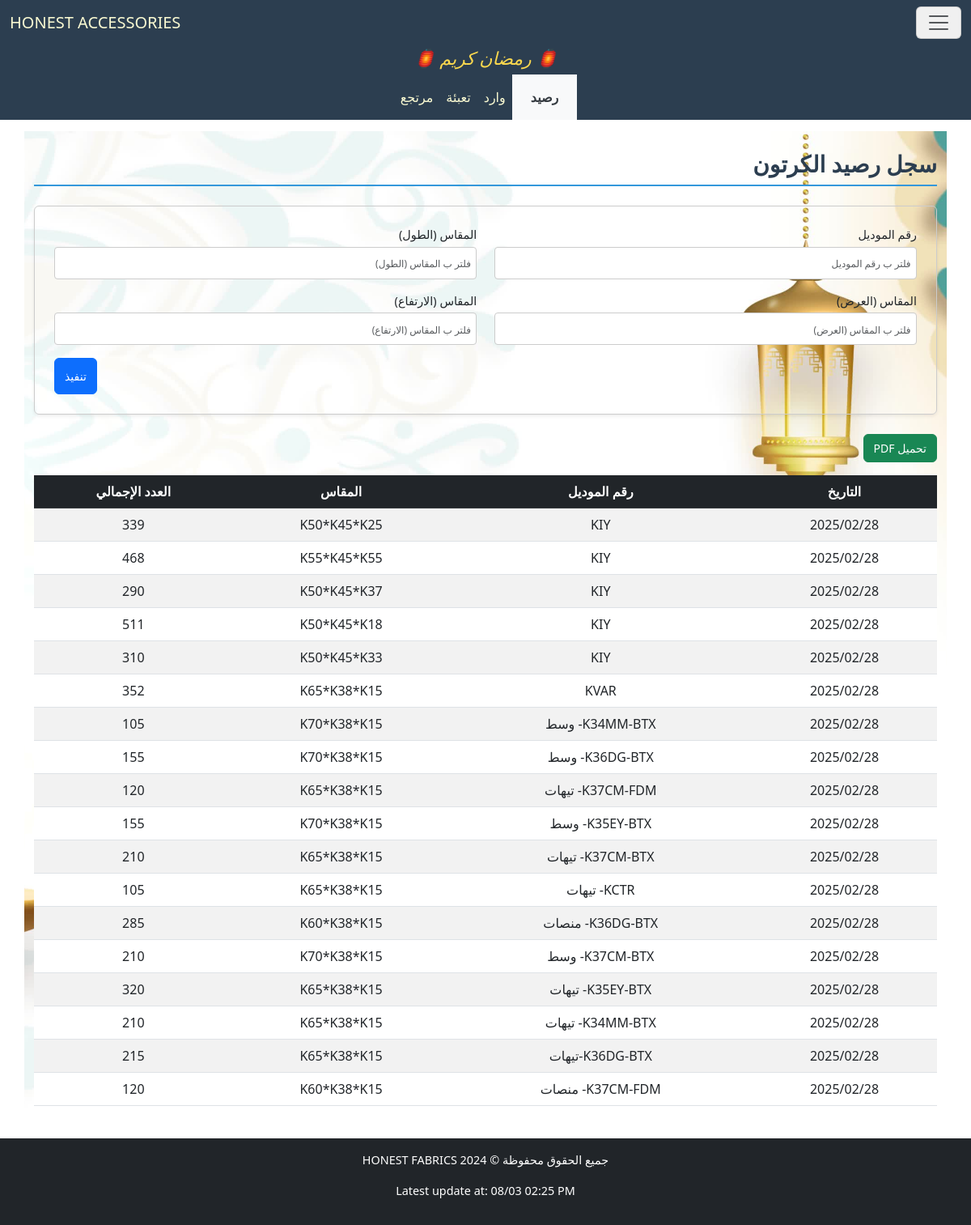
Page /accessories/CartonStock/ on the committed database.
### accessories/models.py (models this page shows)
class BaseModel(models.Model):
    date = models.DateField("التاريخ", null=True, blank=True)
    class Meta:
        abstract = True

class CartonBaseModel(IDBaseModel):
    model_number = models.CharField("رقم الموديل", max_length=255, null=True, blank=True)
    length = models.CharField("المقاس (الطول)", max_length=255, null=True, blank=True)
    width = models.CharField("المقاس (العرض)", max_length=255, null=True, blank=True)
    height = models.CharField("المقاس (الارتفاع)", max_length=255, null=True, blank=True)
    total_quantity = models.IntegerField("العدد الإجمالي", null=True, blank=True)
    class Meta:
        abstract = True

class CartonStock(BaseModel, CartonBaseModel):
    pass

### accessories/views.py (the view)
# urls.py: path('CartonStock/', CartonStockView.as_view(), name='CartonStockView'),
class CartonStockView(FilterableListView):
    template_name = "accessories/CartonStock.html"
    model = CartonStock
    filter_fields = ['model_number', 'length', 'width', 'height']
    columns = ["التاريخ","رقم الموديل","المقاس","العدد الإجمالي"]

### accessories/views.py (called while the page is built)
    def get_queryset(self):
        queryset = super().get_queryset()
        filters = Q()
        for field in self.filter_fields:
            filter_value = self.request.GET.get(field)
            if filter_value:
                filters &= Q(**{f"{field}__icontains": filter_value})
        filtered_queryset = queryset.filter(filters)
        try:
            filtered_queryset = filtered_queryset.order_by('-date')
        except:
            pass
        return filtered_queryset

    def get_context_data(self, **kwargs):
        context = super().get_context_data(**kwargs)
        update = Updates.objects.all().order_by('-date').first()
        context['update'] = localtime(update.date).strftime("%d/%m %I:%M %p") if update and update.date else None
        context['columns'] = self.columns
        model_meta = self.model._meta
        context['filter_fields'] = [
            {
                'field_name': field,
                'verbose_name': model_meta.get_field(field).verbose_name,
                'value': self.request.GET.get(field) or "",
            }
            for field in self.filter_fields
        ]
        return context

### accessories/templates/accessories/CartonStock.html (shortened to what this page needs)
{% extends "accessories/layout.html" %}
{% load static %}
{% block home_page %}
<a class="navbar-brand" href="{% url 'CartonSuppliesView' %}">HONEST ACCESSORIES</a>
{% endblock %}
{% block navbar_links_small %}
<li class="p-2 nav-item nav_link_active">
    <a class="nav-link" aria-current="page" href="{% url 'CartonStockView' %}">رصيد</a>
</li>
<li class="p-2 nav-item">
    <a class="nav-link active" aria-current="page" href="{% url 'CartonSuppliesView' %}">وارد</a>
</li>
<li class="p-2 nav-item">
    <a class="nav-link active" aria-current="page" href="{% url 'PackagingCartonView' %}">تعبئة</a>
</li>
<li class="p-2 nav-item">
    <a class="nav-link active" aria-current="page" href="{% url 'ReturnCartonView' %}">مرتجع</a>
</li>
{% endblock %}
{% block body %}
    <h2 class="section-title pt-4">سجل رصيد الكرتون</h2>
    <form method="get" class="filter-form-flex mb-4 p-4 rounded shadow-sm">
        {% for filter_field in filter_fields %}
        <div class="form-group mb-3">
            <label for="filter_{{ forloop.counter }}" class="form-label">{{ filter_field.verbose_name }}</label>
            <input type="text" id="filter_{{ forloop.counter }}" name="{{ filter_field.field_name }}"
                   placeholder="فلتر ب {{ filter_field.verbose_name }}"
                   class="form-control"
                   value="{{ filter_field.value }}">
        </div>
        {% endfor %}
        <div class="submit-container">
            <button type="submit" class="btn btn-primary submit-btn">تنفيذ</button>
        </div>
    </form>
    <button onclick="generatePDF()" class="btn btn-success mb-3">تحميل PDF</button>
    <div style="overflow-y: auto; max-height: 70vh; position: relative;" class="table-responsive mb-4">
        <table id="data-table" class="table table-striped">
            <thead class="table-dark">
                <tr>
                    <th style="position: sticky; top: 0;" >التاريخ</th>
                    <th style="position: sticky; top: 0;" >رقم الموديل</th>
                    <th style="position: sticky; top: 0;" >المقاس</th>
                    <th style="position: sticky; top: 0;" >العدد الإجمالي</th>
                </tr>
            </thead>
            <tbody>
                {% for model in models %}
                <tr>
                    <td>{{ model.date|date:"Y/m/d" }}</td>
                    <td>{{ model.model_number }}</td>
                    <td>{{ model.length }}*{{ model.width }}*{{ model.height }}</td>
                    <td>{{ model.total_quantity }}</td>
                </tr>
                {% empty %}
                <tr>
                    <td colspan="4" class="text-center">لا يوجد عناصر</td>
                </tr>
                {% endfor %}
            </tbody>
        </table>
    </div>
{% endblock body %}

### cloth/static/cloth/styles.css (style rules this page uses)
:root { --primary-color: #3498db; --light-blue: #3db1ff5e; --secondary-color: #2c3e50; --success-color: #2ecc71; --danger-color: #e74c3c; --warning-color: #f1c40f; --light-bg: #f8f9fa; --dark-bg: #343a40; --light-text: lightgoldenrodyellow; --golden-text: rgb(255, 255, 0); --border-color: #dee2e6; --white-color: #ffffff; }
*, *::before, *::after { box-sizing: border-box; }
ul, div { padding: 0; margin: 0; }
body { background-color: var(--light-bg); margin-inline: 0; font-family: 'Segoe UI', Tahoma, Geneva, Verdana, sans-serif; line-height: 1.6; font-size: 16px; }
#navbar, #navbar a, #navbar-menu-body, #navbar-menu-body a { color: var(--light-text); }
.section-title { color: var(--secondary-color); border-bottom: 2px solid var(--primary-color); padding-bottom: 0.5rem; margin-bottom: 1.5rem; font-weight: bold; }
.table { border-collapse: separate; border-spacing: 0; border-radius: 8px; width: 100%; }
.table th, .table td { text-align: center; vertical-align: middle; padding: 10px; }
.table-striped tbody tr:nth-of-type(odd) { background-color: var(--light-bg); }
.table-dark th { background-color: var(--secondary-color); color: var(--light-text); }
.table-responsive { overflow-x: auto; }
.table-responsive table th, .table-responsive table td { white-space: nowrap; min-width: fit-content; }
.table-responsive table { width: 100%; table-layout: auto; }
.filter-form-flex { display: flex; flex-wrap: wrap; padding: 1rem; border: 1px solid #ccc; border-radius: 8px; justify-content: space-between; column-gap: 2px; direction: rtl; }
.filter-form-flex .form-group { display: flex; flex-direction: column; margin-bottom: 5px; width: 49%; }
.filter-form-flex .form-label { font-size: 0.9rem; margin-bottom: 0.25rem; }
.filter-form-flex .form-control { border: 1px solid #ccc; border-radius: 4px; padding: 0.4rem; font-size: 0.9rem; }
.filter-form-flex input[type="text"], .filter-form-flex input[type="number"], .filter-form-flex input[type="date"] { width: 100%; height: 40px; }
.submit-container { display: flex; justify-content: flex-end; width: 100%; }
.filter-form-flex .submit-btn { width: auto; height: 45px; font-size: 1rem; }
@media (max-width: 1200px) { body { font-size: 15px; } }
@media (max-width: 1200px) { h4.section-title, h2 { font-size: 28px !important; } }
@media (max-width: 1200px) { p.lead, .oped_details_btn, .btn { font-size: 14px !important; } }
@media (max-width: 1200px) { ::placeholder { font-size: 12px !important; } }
.nav_link_active { background-color: var(--light-bg) !important; }
.nav_link_active a { color: var(--dark-bg) !important; padding-inline: 15px; font-weight: 600; }

### rows in the picture
CartonStock: date "2025/02/28", model_number "KIY", length "K50", width "K45", height "K25", total_quantity "339"
CartonStock: date "2025/02/28", model_number "KIY", length "K55", width "K45", height "K55", total_quantity "468"
CartonStock: date "2025/02/28", model_number "KIY", length "K50", width "K45", height "K37", total_quantity "290"
CartonStock: date "2025/02/28", model_number "KIY", length "K50", width "K45", height "K18", total_quantity "511"
CartonStock: date "2025/02/28", model_number "KIY", length "K50", width "K45", height "K33", total_quantity "310"
CartonStock: date "2025/02/28", model_number "KVAR", length "K65", width "K38", height "K15", total_quantity "352"
CartonStock: date "2025/02/28", model_number "K34MM-BTX- وسط", length "K70", width "K38", height "K15", total_quantity "105"
CartonStock: date "2025/02/28", model_number "K36DG-BTX- وسط", length "K70", width "K38", height "K15", total_quantity "155"
CartonStock: date "2025/02/28", model_number "K37CM-FDM- تيهات", length "K65", width "K38", height "K15", total_quantity "120"
CartonStock: date "2025/02/28", model_number "K35EY-BTX- وسط", length "K70", width "K38", height "K15", total_quantity "155"
CartonStock: date "2025/02/28", model_number "K37CM-BTX- تيهات", length "K65", width "K38", height "K15", total_quantity "210"
CartonStock: date "2025/02/28", model_number "KCTR- تيهات", length "K65", width "K38", height "K15", total_quantity "105"
CartonStock: date "2025/02/28", model_number "K36DG-BTX- منصات", length "K60", width "K38", height "K15", total_quantity "285"
CartonStock: date "2025/02/28", model_number "K37CM-BTX- وسط", length "K70", width "K38", height "K15", total_quantity "210"
CartonStock: date "2025/02/28", model_number "K35EY-BTX- تيهات", length "K65", width "K38", height "K15", total_quantity "320"
CartonStock: date "2025/02/28", model_number "K34MM-BTX- تيهات", length "K65", width "K38", height "K15", total_quantity "210"
CartonStock: date "2025/02/28", model_number "K36DG-BTX-تيهات", length "K65", width "K38", height "K15", total_quantity "215"
CartonStock: date "2025/02/28", model_number "K37CM-FDM- منصات", length "K60", width "K38", height "K15", total_quantity "120"

### other values in the picture
{{ filter_field.verbose_name }} "رقم الموديل" "المقاس (الطول)" "المقاس (العرض)" "المقاس (الارتفاع)"
{{ update }} "08/03 02:25 PM"
